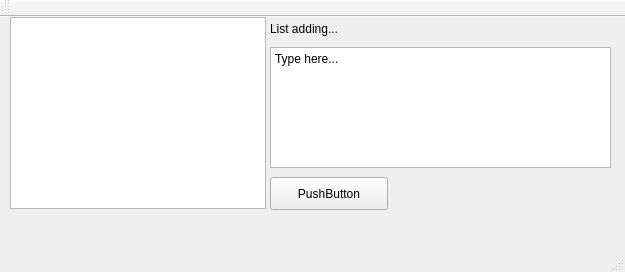
<?xml version="1.0" encoding="UTF-8"?>
<ui version="4.0">
 <class>MainWindow</class>
 <widget class="QMainWindow" name="MainWindow">
  <property name="geometry">
   <rect>
    <x>0</x>
    <y>0</y>
    <width>625</width>
    <height>272</height>
   </rect>
  </property>
  <property name="acceptDrops">
   <bool>false</bool>
  </property>
  <property name="windowTitle">
   <string>MainWindow</string>
  </property>
  <widget class="QWidget" name="centralWidget">
   <widget class="QLabel" name="label">
    <property name="geometry">
     <rect>
      <x>270</x>
      <y>0</y>
      <width>191</width>
      <height>23</height>
     </rect>
    </property>
    <property name="text">
     <string>List adding...</string>
    </property>
   </widget>
   <widget class="QListWidget" name="listWidget">
    <property name="geometry">
     <rect>
      <x>10</x>
      <y>0</y>
      <width>256</width>
      <height>192</height>
     </rect>
    </property>
    <property name="contextMenuPolicy">
     <enum>Qt::NoContextMenu</enum>
    </property>
    <item>
     <property name="text">
      <string/>
     </property>
    </item>
   </widget>
   <widget class="QPushButton" name="pushButton">
    <property name="geometry">
     <rect>
      <x>270</x>
      <y>160</y>
      <width>118</width>
      <height>33</height>
     </rect>
    </property>
    <property name="text">
     <string>PushButton</string>
    </property>
   </widget>
   <widget class="QPlainTextEdit" name="plainTextEdit">
    <property name="geometry">
     <rect>
      <x>270</x>
      <y>30</y>
      <width>341</width>
      <height>121</height>
     </rect>
    </property>
    <property name="plainText">
     <string>Type here...</string>
    </property>
   </widget>
  </widget>
  <widget class="QMenuBar" name="menuBar">
   <property name="geometry">
    <rect>
     <x>0</x>
     <y>0</y>
     <width>625</width>
     <height>28</height>
    </rect>
   </property>
  </widget>
  <widget class="QToolBar" name="mainToolBar">
   <attribute name="toolBarArea">
    <enum>TopToolBarArea</enum>
   </attribute>
   <attribute name="toolBarBreak">
    <bool>false</bool>
   </attribute>
  </widget>
  <widget class="QStatusBar" name="statusBar"/>
 </widget>
 <layoutdefault spacing="6" margin="11"/>
 <resources/>
 <connections/>
</ui>
